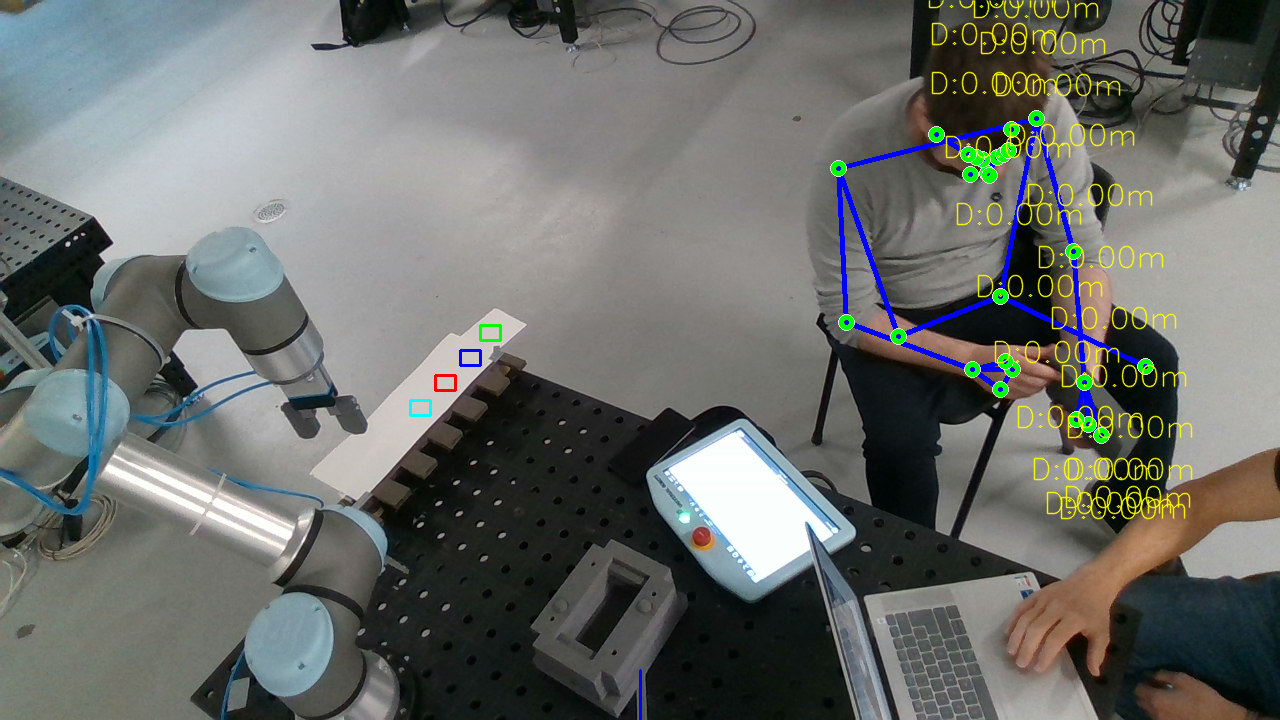
#> input picture images/reference.png, 1280 x 720 px
$ python detect_object_in_fixture.py
#> lines starting #> are read from the running program, lines starting #| are printed output that depends on the picture
import cv2
import numpy as np

class CheckFixtures:
    def __init__(self, patch_coords_list):
        self.patch_coords_list = patch_coords_list

    @staticmethod
    def compare_image_patch(reference_image, current_image, patch_coords, threshold=50):
        """
        Compares a predefined patch of the reference and current images.

        Parameters:
        - reference_image: Image of the empty fixture (numpy array).
        - current_image: Image with/without the object (numpy array).
        - patch_coords: A tuple of the form (x, y, width, height) defining the patch area to compare where x,y is the top left point of the image patch.
        - threshold: Pixel intensity difference threshold to detect significant changes (default=50).

        Returns:
        - diff_percentage: The percentage of pixels that differ between the reference and current patch.
        - threshold_diff: The binary difference image highlighting significant changes.
        """

        # Step 1: Extract the patch from the images based on the coordinates
        x, y, w, h = patch_coords
        reference_patch = reference_image[y:y+h, x:x+w]
        current_patch = current_image[y:y+h, x:x+w]

        if reference_patch.shape != current_patch.shape:
            raise ValueError("The patches must have the same dimensions for comparison.")

        # Step 2: Compute the absolute difference between the reference and current patch
        difference = cv2.absdiff(reference_patch, current_patch)

        # Step 3: Threshold the difference to only count significant changes
        _, threshold_diff = cv2.threshold(difference, threshold, 255, cv2.THRESH_BINARY)

        # Step 4: Calculate the percentage of pixels that are different
        num_diff_pixels = np.sum(threshold_diff > 0)
        total_pixels = reference_patch.shape[0] * reference_patch.shape[1]
        diff_percentage = (num_diff_pixels / total_pixels) * 100

        return diff_percentage, threshold_diff


    @staticmethod
    def object_detected(diff_percentage, detection_threshold=35.0):
        """
        Determines if an object has been detected based on the percentage of different pixels.

        Parameters:
        - diff_percentage: Percentage of pixels that differ between reference and current patch.
        - detection_threshold: The minimum percentage of difference required to consider an object detected.

        Returns:
        - True if object detected, False otherwise.
        """
        # print(diff_percentage)
        return diff_percentage > detection_threshold


    @staticmethod
    def check_for_object_in_patch(reference_image, current_image, patch_coords):
        """
        Checks whether an object has been placed in the fixture by comparing a specific patch of the images.

        Parameters:
        - reference_image: Image of the empty fixture (numpy array).
        - current_image: Image with/without the object (numpy array).
        - patch_coords: A tuple of the form (x, y, width, height) defining the patch area to compare.

        Returns:
        - True if an object is detected, False otherwise.
        """
        # Perform patch comparison
        diff_percentage, _ = CheckFixtures.compare_image_patch(reference_image, current_image, patch_coords)

        # Determine if the object is detected based on the difference percentage
        if CheckFixtures.object_detected(diff_percentage):
            return True
        return False


    def check_all_patches(self, reference_image, current_image):
        """
        Checks if an object has been detected in any of the given patches.

        Parameters:
        - reference_image: Image of the empty fixture (numpy array).
        - current_image: Image with/without the object (numpy array).

        Returns:
        - A numpy array where each element is 0 (empty) or 1 (full) for the corresponding patch.
        """
        # Create an empty list to store the results
        results = []

        # Iterate over each patch in the list of patch coordinates
        for patch_coords in self.patch_coords_list:
            # Call the function to check if the object is in the patch
            result = self.check_for_object_in_patch(reference_image, current_image, patch_coords)

            # Convert the result to 1 (full) or 0 (empty)
            patch_status = 1 if result else 0

            # Append the result to the list
            results.append(patch_status)

        # Convert the results list to a numpy array and return
        return np.array(results)


    @staticmethod
    def visualize(image, patch_coords):
        # Extract x, y, width, and height from patch coordinates
        x, y, w, h = patch_coords

        # Draw rectangles on the images
        # Color is BGR, and thickness is the border thickness (set to 2 here)
        image_with_patch = cv2.cvtColor(image, cv2.COLOR_GRAY2BGR)  # Convert to BGR to display color rectangle

        cv2.rectangle(image_with_patch, (x, y), (x + w, y + h), (0, 255, 0), 2)  # Green rectangle on reference image

        cv2.imshow("Image with Patch", image_with_patch)

        # Wait for a key press and close windows
        cv2.waitKey(0)
        cv2.destroyAllWindows()


    def visualize_all_patches(self, image):
        # Convert the grayscale image to BGR to display colored rectangles
        image_with_patches = cv2.cvtColor(image, cv2.COLOR_GRAY2BGR)

        # Colors for each patch (you can customize the colors for each rectangle)
        colors = [(0, 255, 0), (255, 0, 0), (0, 0, 255), (255, 255, 0)]  # Green, Blue, Red, Yellow

        # Draw rectangles for each patch
        for i, patch_coords in enumerate(self.patch_coords_list):
            x, y, w, h = patch_coords
            cv2.rectangle(image_with_patches, (x, y), (x + w, y + h), colors[i], 2)

        # Display the image with all patches
        cv2.imshow("Image with Patches", image_with_patches)

        # Wait for a key press and close windows
        cv2.waitKey(0)
        cv2.destroyAllWindows()


if __name__ == "__main__":
    # Assuming the images are loaded externally and passed as numpy arrays
    # You can capture these from a camera or any other image acquisition system
    reference_image = cv2.imread('images/reference.png', cv2.IMREAD_GRAYSCALE)  # Load reference image from camera or input
#> reference_image: shape (720, 1280); min 0, max 254, mean 108.3
    reference_image2 = cv2.imread('images/reference2.png', cv2.IMREAD_GRAYSCALE)  # Load reference image from camera or input
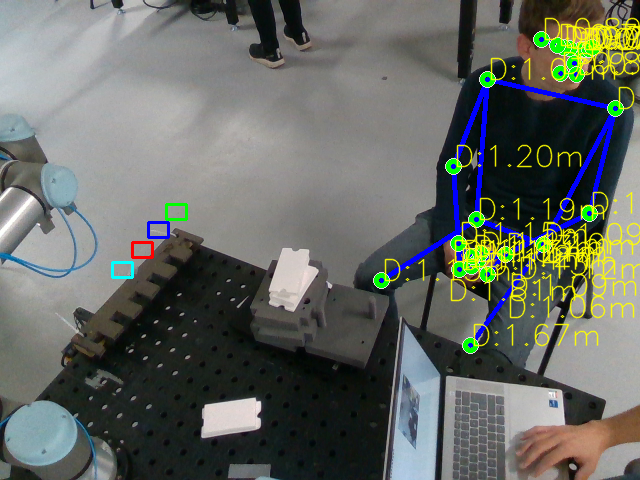
#> input picture images/reference2.png, 640 x 480 px
#> reference_image2: shape (480, 640); min 1, max 254, mean 103.4
    current_image = cv2.imread('images/all_components.png', cv2.IMREAD_GRAYSCALE)  # Load current image from camera or input
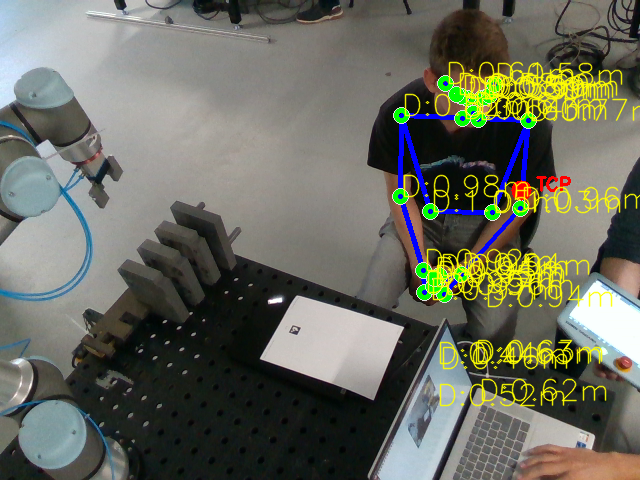
#> input picture images/all_components.png, 640 x 480 px
#> current_image: shape (480, 640); min 1, max 254, mean 105.1
    image_without_comp_1 = cv2.imread('images/image_without_comp_1.png', cv2.IMREAD_GRAYSCALE)
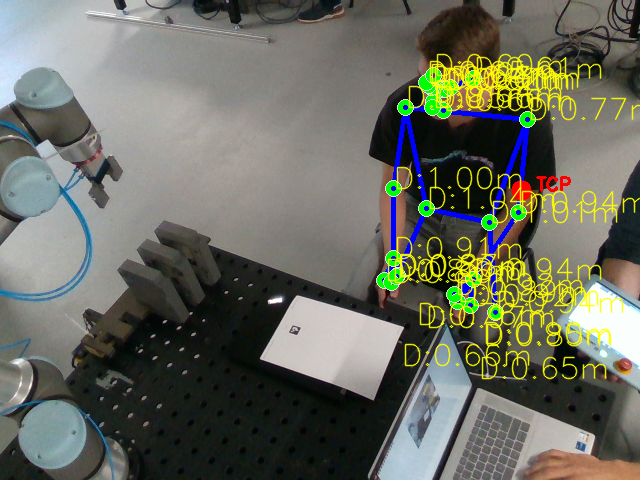
#> input picture images/image_without_comp_1.png, 640 x 480 px
#> image_without_comp_1: shape (480, 640); min 1, max 254, mean 105.3
    image_without_comp_2 = cv2.imread('images/image_without_comp_2.png', cv2.IMREAD_GRAYSCALE)
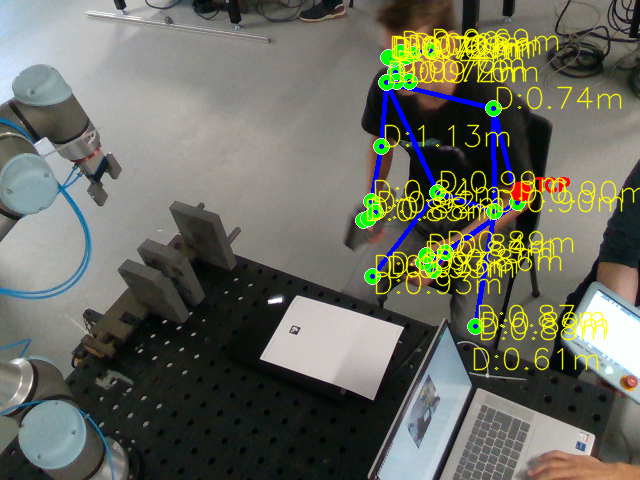
#> input picture images/image_without_comp_2.png, 640 x 480 px
#> image_without_comp_2: shape (480, 640); min 1, max 254, mean 104.9
    image_without_comp_3 = cv2.imread('images/image_without_comp_3.png', cv2.IMREAD_GRAYSCALE)
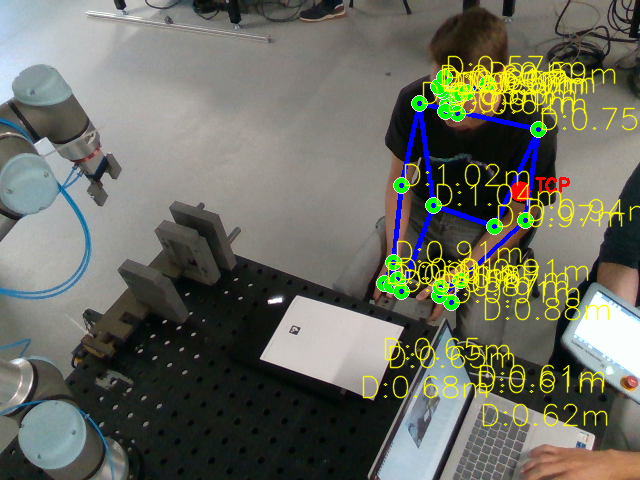
#> input picture images/image_without_comp_3.png, 640 x 480 px
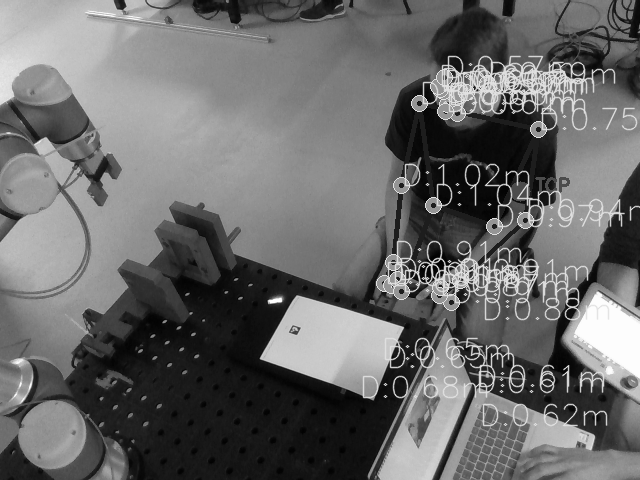
#> image_without_comp_3: shape (480, 640); min 1, max 254, mean 105.7
    image_without_comp_4 = cv2.imread('images/image_without_comp_4.png', cv2.IMREAD_GRAYSCALE)


    # [5 lines of commented-out code are left out]
    patch_coords_1 = (170, 200, 20, 15) # Component 1
    patch_coords_2 = (150, 220, 20, 15) # Component 2
    patch_coords_3 = (135, 240, 20, 15) # Component 3
    patch_coords_4 = (115, 260, 20, 15) # Component 4


    # List of all patch coordinates
    patch_coords_list = [patch_coords_1, patch_coords_2, patch_coords_3, patch_coords_4]

    check_fixtures = CheckFixtures(patch_coords_list)


    # CheckFixtures.visualize(current_image, patch_coords_3)
    # check_fixtures.visualize_all_patches(current_image)
    check_fixtures.visualize_all_patches(reference_image2)
#> after the loop in visualize_all_patches, `for i, patch_coords in enumerate(self.patch_coords_list):`:
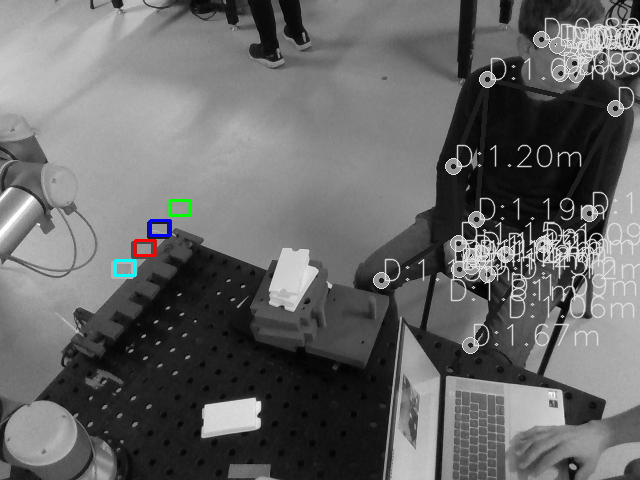
#> image_with_patches: shape (480, 640, 3); mean B, G, R 103.4, 103.4, 103.2

    # Check if objects are detected in all patches
    results = check_fixtures.check_all_patches(reference_image, current_image)
#> the loop in check_all_patches, `for patch_coords in self.patch_coords_list:` made 4 passes
#> (result, patch_status) on passes 1 to 4: (True, 1), (True, 1), (True, 1), (False, 0)
#> after the loop in check_all_patches, `for patch_coords in self.patch_coords_list:`: results = [1, 1, 1, 0]
#> results = [1, 1, 1, 0]

#> (the run stopped early here; a loop or call above may not have finished)
